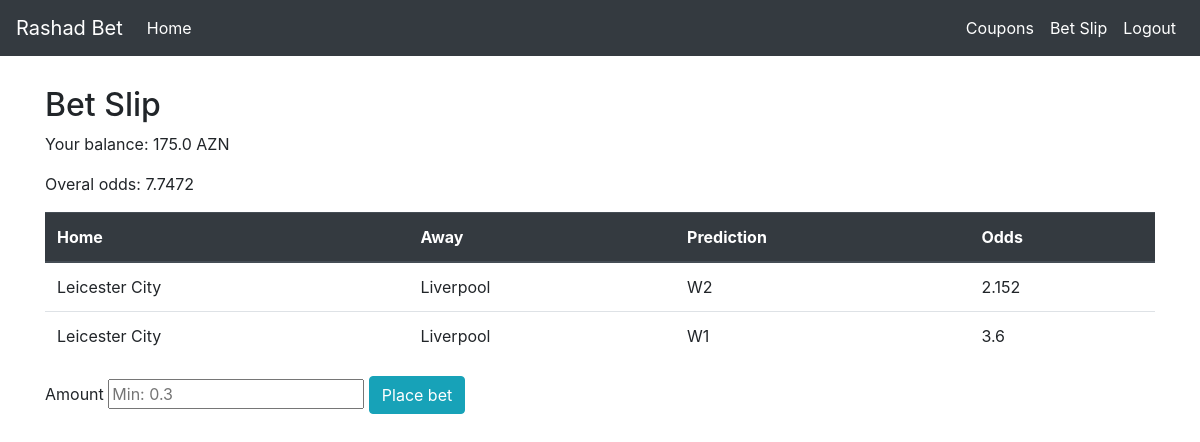
The app's page /bet-slip/ (signed in), older data.
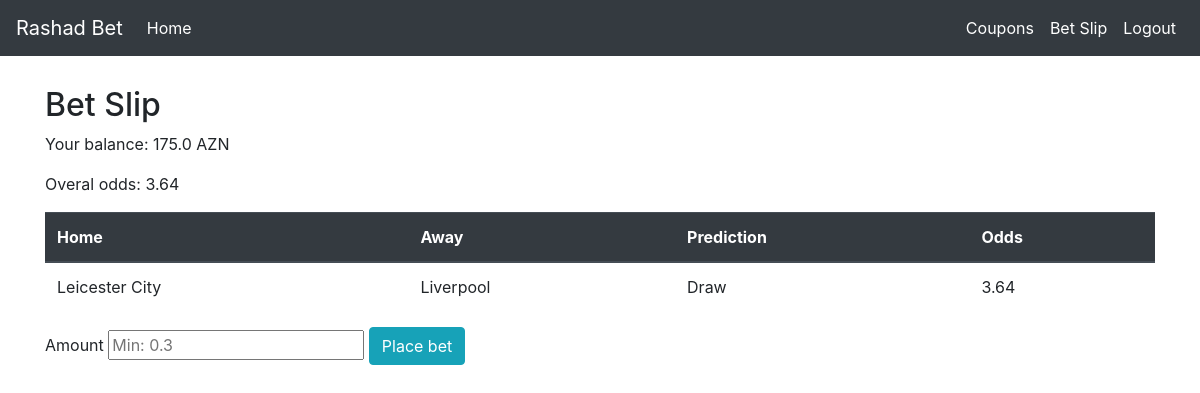
The same page, newer data.
### core/models.py (models this page shows, shortened)
class Profile(models.Model):
    user = models.OneToOneField(User, blank=True, null=True ,on_delete=models.CASCADE)
    balance = models.FloatField(default=0)

class BetSlip(models.Model):
    slug = models.SlugField(default='')
    profile = models.ForeignKey(Profile, on_delete=models.CASCADE)
    games = models.ManyToManyField('Game')
    bet_slip_code = models.CharField(max_length=21, default='')
    accepted = models.BooleanField(default=False)
    status = models.CharField(max_length=10, default='NR')
    stake = models.FloatField(blank=True,null=True)
    datetime = models.DateTimeField(auto_now_add=True)
    def get_overal_odd(self):
        overal_odd = 1
        for i in self.games.all():
            overal_odd = i.odd * overal_odd
        return overal_odd

class Game(models.Model):
    home_team = models.CharField(max_length=50)
    away_team = models.CharField(max_length=50)
    location = models.CharField(max_length=50, blank=True)
    prediction = models.CharField(max_length=10, null=True)
    odd = models.FloatField(null=True)
    result = models.CharField(max_length=10, blank=True, null=True)
    status = models.CharField(max_length=10, default='NR')

### core/views.py (the view, shortened to what this page needs)
# urls.py: path('bet-slip/',BetSlipView.as_view(),name='bet-slip-view'),
class BetSlipView(View):
    def get(self, request, *args, **kwargs):
        profile = Profile.objects.get(user=self.request.user)
        bet_slip_qs = BetSlip.objects.filter(profile=profile, accepted=False)
        context = {'profile':profile}
        if bet_slip_qs.exists():
            bet_slip = bet_slip_qs[0]
            if bet_slip.games.all():
                context["bet_slip"] = bet_slip
            else:
                messages.warning(request,"You do not have any game in your bet slip")
                return redirect('index')
        else:
            messages.warning(request,"You do not have bet slip")
            return redirect('index')
        return render(self.request,"bet_slip.html",context)

### templates/bet_slip.html (shortened to what this page needs)
{% extends 'layout.html' %}
{% block content %}
<h2>Bet Slip</h2>
<p>Your balance: {{profile.balance}} AZN</p>
<p>Overal odds: {{bet_slip.get_overal_odd}}</p>
<table class="table">
    <thead class="thead-dark">
      <tr>
        <th scope="col">Home</th>
        <th scope="col">Away</th>
        <th scope="col">Prediction</th>
        <th scope="col">Odds</th>
      </tr>
    </thead>
    <tbody>
        {% for game in bet_slip.games.all %}
            <tr>
                <td>{{game.home_team}}</td>
                <td>{{game.away_team}}</td>
                <td>{{game.prediction}}</td>
                <td>{{game.odd}}</td>
            </tr>
        {% endfor %}
    </tbody>
</table>
<form action="{% url 'bet-slip-view' %}" method="POST">
    <label for="">Amount</label>
    <input type="text" name="amount" placeholder="Min: 0.3">
    <button type="submit" class="btn btn-info">Place bet</button>
</form>
{% endblock content %}

### templates/layout.html (shortened to what this page needs)
{% load static %}
<!DOCTYPE html>
<html lang="en">
<head>
    <link rel="stylesheet" href="{% static 'css/bootstrap.min.css' %}">
    <link rel="stylesheet" href="{% static 'css/style.css' %}">
</head>
<body>
    {% include 'includes/navbar.html' %}
    <div style="margin-top: 30px; margin-bottom: 100px;" class="container">
    {% block content %}
    {% endblock content %}
    </div>
</body>
</html>

### templates/includes/navbar.html (shortened to what this page needs)
<nav class="navbar navbar-expand navbar-dark bg-dark">
    <a class="navbar-brand" href="/">Rashad Bet</a>
    <div class="collapse navbar-collapse" id="navbarsExample02">
      <ul class="navbar-nav mr-auto">
        <li class="nav-item active">
          <a class="nav-link" href="{% url 'index' %}">Home <span class="sr-only">(current)</span></a>
        </li>
      </ul>
      <ul class="navbar-nav ml-auto">
        {% if request.user.is_authenticated %}
            <li class="nav-item active">
              <a class="nav-link" href="{% url 'coupons' %}">Coupons</a>
            </li>
            <li class="nav-item active">
              <a class="nav-link" href="{% url 'bet-slip-view' %}">Bet Slip</a>
            </li>
            <li class="nav-item active">
              <a class="nav-link" href="/accounts/logout/">Logout</a>
            </li>
        {% endif %}
      </ul>
    </div>
  </nav>

Row changes from the older to the newer data that the page shows:
removed BetSlip: get_overal_odd "7.7472"
no longer on this page (row unchanged): Game: home_team "Leicester City", away_team "Liverpool", prediction "W1", odd "3.6"
added BetSlip: get_overal_odd "3.64"
changed Game "Leicester City": prediction "W2" → "Draw"; odd "2.152" → "3.64"
